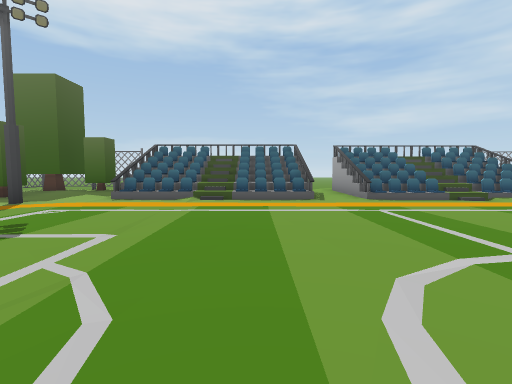
view 1 (above)

12 first-person views from a walk through a Unity game level. The camera is 1.4 m above the floor, tilts 4° down and sees 85° across. The floor is counted in squares, 2 m on a side. Each view is taken from the middle of a square. On the plan, view 1 faces up. The plan holds only what a view shows up to about 9 squares ahead; the rest is blank. The place goes on beyond the plan.

view 2
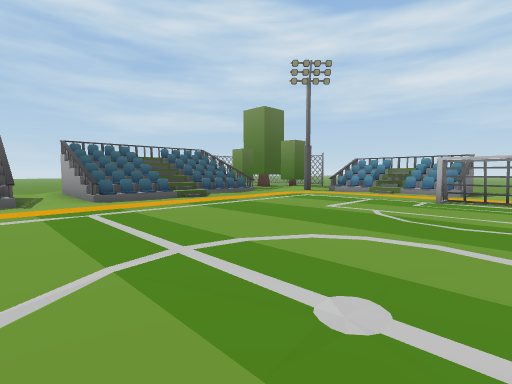

view 3
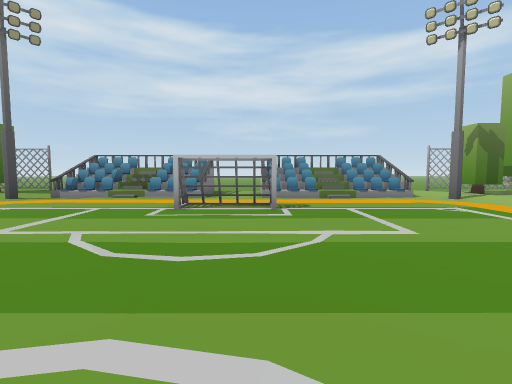

view 4
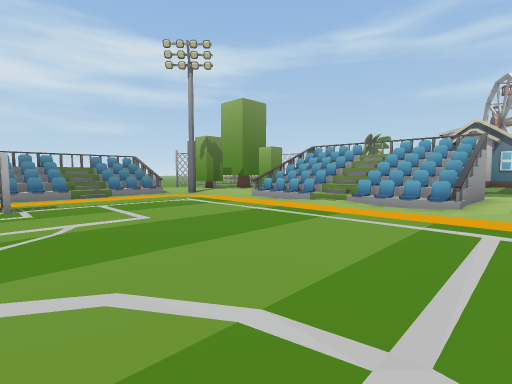

view 5
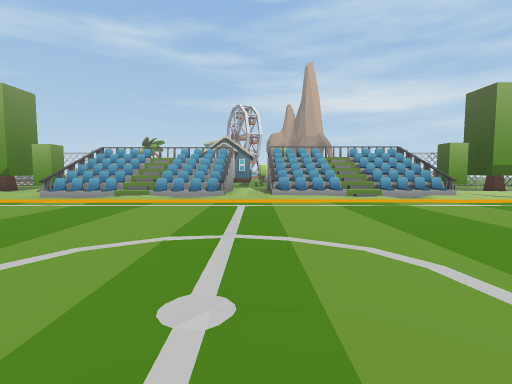

view 6
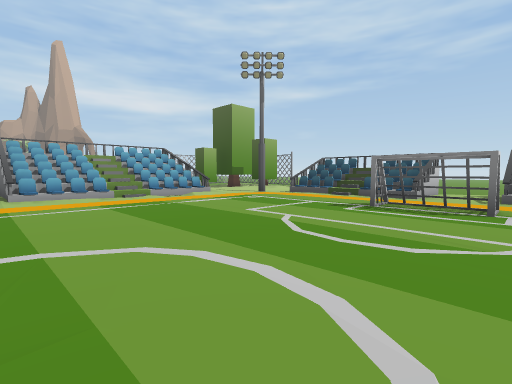

view 7
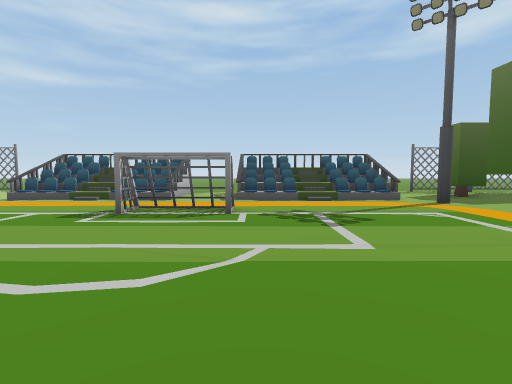

view 8
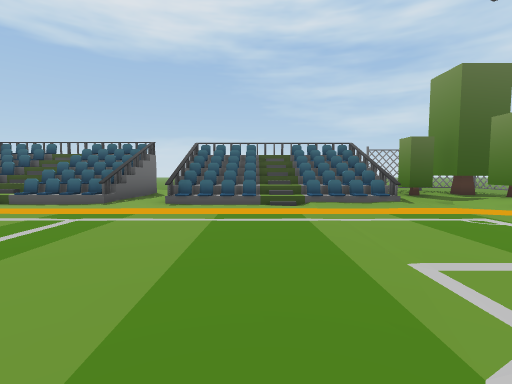

view 9
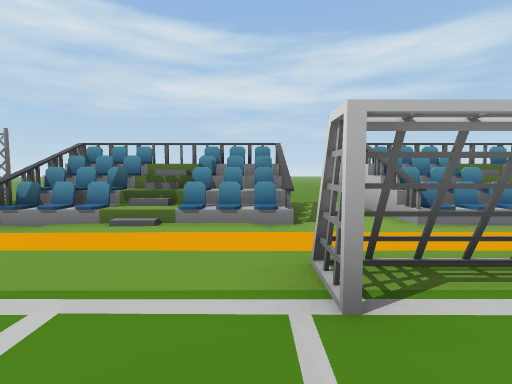

view 10
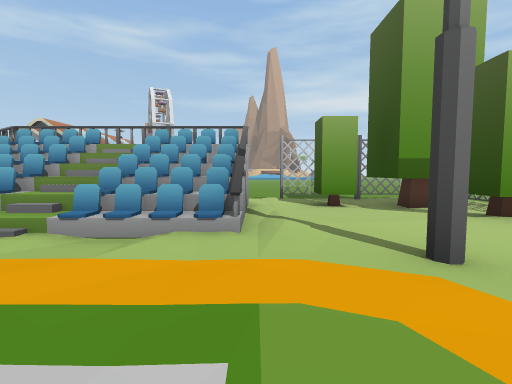

view 11
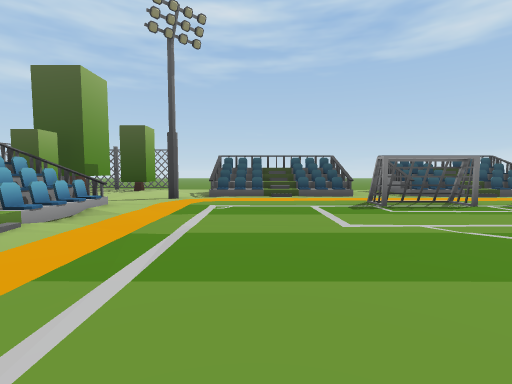

view 12
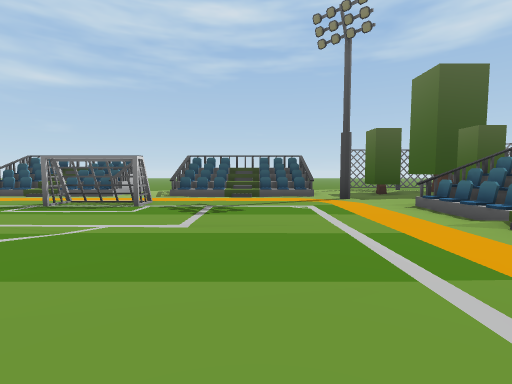

### Floor plan
Key: @ floor where view 1 was taken; # wall or solid block; x gap in a wall; . main floor; - floor 0.25 m lower than the main floor; / step, stairs or slope; = window, fence, low wall or low ledge; O other object.
Columns run from 9 left of view 1 to 14 right of it. Each row starts with its distance up from view 1.
 11  OO        ..       OO
 10  OOO #==/=#.#==/=# OOO
  9  ....#==/=#.#==/=#....O
  8  OO..#/////.#////#/-/O
  7  ......./....../.../...
  6  ..................#...
  5  #==................==#
  4  #=.................==#
  3  #=.................==#
  2  #==................###
  1  ....O............O....-
  0  #=/.O...@........O.###
 -1  #=/................=/x
 -2  ///................//x
 -3  #=/................=/x
 -4  ##/................#/
 -5   ..#..............#..
 -6   /..#==//=///////....
 -7  OO..#==/=#/===/==...O
 -8  ....#==/=#/#==/=#
 -9 OOOO##/////.#///
-10  OOOO.
-11   ----
-12   ----

Positions as (right, up) in squares from view 1, and headings:
1: (0, 0), facing up
2: (1, 0), facing up-right
3: (3, 0), facing right
4: (2, 0), facing down-right
5: (2, 2), facing down
6: (2, 2), facing down-left
7: (1, 2), facing left
8: (5, 1), facing up
9: (7, 2), facing right
10: (-4, -3), facing down
11: (2, -3), facing left
12: (2, 4), facing left
